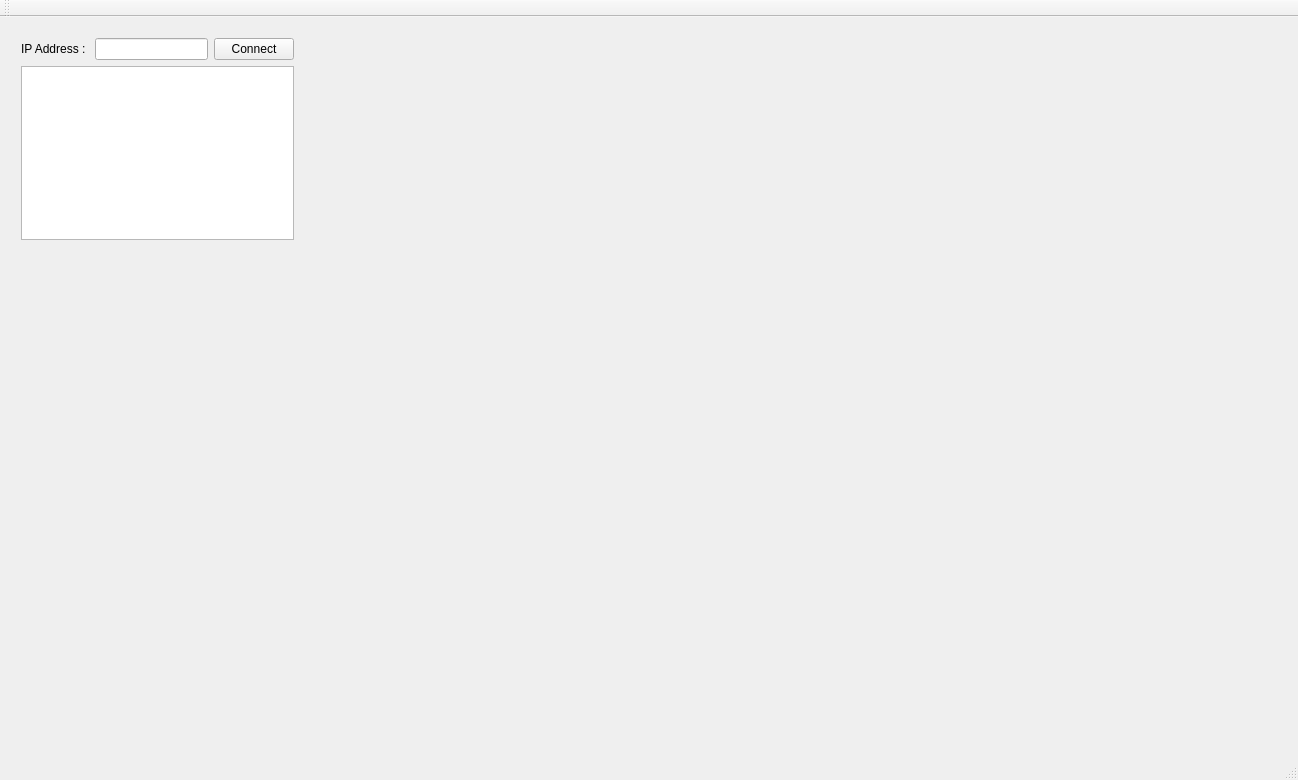
<?xml version="1.0" encoding="UTF-8"?>
<ui version="4.0">
 <class>MainWindow</class>
 <widget class="QMainWindow" name="MainWindow">
  <property name="geometry">
   <rect>
    <x>0</x>
    <y>0</y>
    <width>1298</width>
    <height>780</height>
   </rect>
  </property>
  <property name="windowTitle">
   <string>MainWindow</string>
  </property>
  <widget class="QWidget" name="centralWidget">
   <widget class="QWidget" name="">
    <property name="geometry">
     <rect>
      <x>10</x>
      <y>10</y>
      <width>295</width>
      <height>224</height>
     </rect>
    </property>
    <layout class="QVBoxLayout" name="verticalLayout">
     <item>
      <layout class="QHBoxLayout" name="horizontalLayout">
       <item>
        <widget class="QLabel" name="label">
         <property name="text">
          <string>IP Address : </string>
         </property>
        </widget>
       </item>
       <item>
        <widget class="QLineEdit" name="ipAddress"/>
       </item>
       <item>
        <widget class="QPushButton" name="connectBtn">
         <property name="text">
          <string>Connect</string>
         </property>
        </widget>
       </item>
      </layout>
     </item>
     <item>
      <widget class="QTextBrowser" name="tcpMessage"/>
     </item>
    </layout>
   </widget>
  </widget>
  <widget class="QMenuBar" name="menuBar">
   <property name="geometry">
    <rect>
     <x>0</x>
     <y>0</y>
     <width>1298</width>
     <height>20</height>
    </rect>
   </property>
  </widget>
  <widget class="QToolBar" name="mainToolBar">
   <attribute name="toolBarArea">
    <enum>TopToolBarArea</enum>
   </attribute>
   <attribute name="toolBarBreak">
    <bool>false</bool>
   </attribute>
  </widget>
  <widget class="QStatusBar" name="statusBar"/>
 </widget>
 <layoutdefault spacing="6" margin="11"/>
 <resources/>
 <connections/>
</ui>
